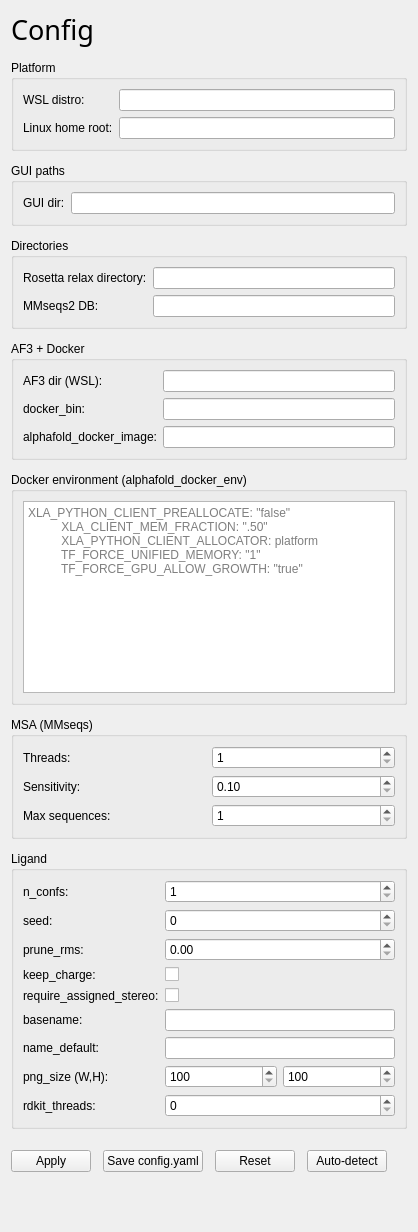
      <widget class="QWidget" name="pageConfig">
       <layout class="QVBoxLayout" name="configPageLayout">
        <property name="spacing">
         <number>12</number>
        </property>
        <item>
         <widget class="QLabel" name="configHeader">
          <property name="font">
           <font>
            <family>Arial Black</family>
            <pointsize>20</pointsize>
           </font>
          </property>
          <property name="text">
           <string>Config</string>
          </property>
         </widget>
        </item>
        <item>
         <widget class="QGroupBox" name="platformGroup">
          <property name="title">
           <string>Platform</string>
          </property>
          <layout class="QGridLayout" name="platformLayout">
           <item row="0" column="0">
            <widget class="QLabel" name="cfgWslDistroLabel">
             <property name="text">
              <string>WSL distro:</string>
             </property>
            </widget>
           </item>
           <item row="0" column="2">
            <widget class="QLineEdit" name="cfgWslDistro"/>
           </item>
           <item row="1" column="0">
            <widget class="QLabel" name="cfgLinuxHomeRootLabel">
             <property name="text">
              <string>Linux home root:</string>
             </property>
            </widget>
           </item>
           <item row="1" column="2">
            <widget class="QLineEdit" name="cfgLinuxHomeRoot"/>
           </item>
          </layout>
         </widget>
        </item>
        <item>
         <widget class="QGroupBox" name="guiPathsGroup">
          <property name="title">
           <string>GUI paths</string>
          </property>
          <layout class="QGridLayout" name="guiPathsLayout">
           <item row="0" column="0">
            <widget class="QLabel" name="cfgGuiDirLabel">
             <property name="text">
              <string>GUI dir:</string>
             </property>
            </widget>
           </item>
           <item row="0" column="2">
            <widget class="QLineEdit" name="cfgGuiDir"/>
           </item>
          </layout>
         </widget>
        </item>
        <item>
         <widget class="QGroupBox" name="pathsGroup">
          <property name="title">
           <string>Directories</string>
          </property>
          <layout class="QGridLayout" name="pathsLayout">
           <item row="5" column="0">
            <widget class="QLabel" name="cfgMMseqsDBLabel">
             <property name="text">
              <string>MMseqs2 DB:</string>
             </property>
            </widget>
           </item>
           <item row="4" column="2">
            <widget class="QLineEdit" name="cfgRosettaRelaxBin"/>
           </item>
           <item row="4" column="0">
            <widget class="QLabel" name="cfgRosettaRelaxBinLabel">
             <property name="text">
              <string>Rosetta relax directory:</string>
             </property>
            </widget>
           </item>
           <item row="5" column="2">
            <widget class="QLineEdit" name="cfgMMseqsDB"/>
           </item>
          </layout>
         </widget>
        </item>
        <item>
         <widget class="QGroupBox" name="af3DockerGroup">
          <property name="title">
           <string>AF3 + Docker</string>
          </property>
          <layout class="QGridLayout" name="af3DockerLayout">
           <item row="0" column="0">
            <widget class="QLabel" name="cfgAf3DirLabel">
             <property name="text">
              <string>AF3 dir (WSL):</string>
             </property>
            </widget>
           </item>
           <item row="0" column="2">
            <widget class="QLineEdit" name="cfgAf3Dir"/>
           </item>
           <item row="1" column="0">
            <widget class="QLabel" name="cfgDockerBinLabel">
             <property name="text">
              <string>docker_bin:</string>
             </property>
            </widget>
           </item>
           <item row="1" column="2">
            <widget class="QLineEdit" name="cfgDockerBin"/>
           </item>
           <item row="2" column="0">
            <widget class="QLabel" name="cfgDockerImageLabel">
             <property name="text">
              <string>alphafold_docker_image:</string>
             </property>
            </widget>
           </item>
           <item row="2" column="2">
            <widget class="QLineEdit" name="cfgDockerImage"/>
           </item>
          </layout>
         </widget>
        </item>
        <item>
         <widget class="QGroupBox" name="dockerEnvGroup">
          <property name="title">
           <string>Docker environment (alphafold_docker_env)</string>
          </property>
          <layout class="QVBoxLayout" name="dockerEnvLayout">
           <item>
            <widget class="QPlainTextEdit" name="cfgDockerEnv">
             <property name="placeholderText">
              <string>XLA_PYTHON_CLIENT_PREALLOCATE: &quot;false&quot;
          XLA_CLIENT_MEM_FRACTION: &quot;.50&quot;
          XLA_PYTHON_CLIENT_ALLOCATOR: platform
          TF_FORCE_UNIFIED_MEMORY: &quot;1&quot;
          TF_FORCE_GPU_ALLOW_GROWTH: &quot;true&quot;</string>
             </property>
            </widget>
           </item>
          </layout>
         </widget>
        </item>
        <item>
         <widget class="QGroupBox" name="msaGroup">
          <property name="title">
           <string>MSA (MMseqs)</string>
          </property>
          <layout class="QGridLayout" name="msaLayout">
           <item row="0" column="0">
            <widget class="QLabel" name="cfgMsaThreadsLabel">
             <property name="text">
              <string>Threads:</string>
             </property>
            </widget>
           </item>
           <item row="0" column="2">
            <widget class="QSpinBox" name="cfgMsaThreads">
             <property name="minimum">
              <number>1</number>
             </property>
             <property name="maximum">
              <number>256</number>
             </property>
            </widget>
           </item>
           <item row="1" column="0">
            <widget class="QLabel" name="cfgMsaSensitivityLabel">
             <property name="text">
              <string>Sensitivity:</string>
             </property>
            </widget>
           </item>
           <item row="1" column="2">
            <widget class="QDoubleSpinBox" name="cfgMsaSensitivity">
             <property name="decimals">
              <number>2</number>
             </property>
             <property name="minimum">
              <double>0.100000000000000</double>
             </property>
             <property name="maximum">
              <double>20.000000000000000</double>
             </property>
             <property name="singleStep">
              <double>0.100000000000000</double>
             </property>
            </widget>
           </item>
           <item row="2" column="0">
            <widget class="QLabel" name="cfgMsaMaxSeqsLabel">
             <property name="text">
              <string>Max sequences:</string>
             </property>
            </widget>
           </item>
           <item row="2" column="2">
            <widget class="QSpinBox" name="cfgMsaMaxSeqs">
             <property name="minimum">
              <number>1</number>
             </property>
             <property name="maximum">
              <number>200000</number>
             </property>
            </widget>
           </item>
          </layout>
         </widget>
        </item>
        <item>
         <widget class="QGroupBox" name="ligandGroup">
          <property name="title">
           <string>Ligand</string>
          </property>
          <layout class="QGridLayout" name="ligandLayout">
           <item row="0" column="0">
            <widget class="QLabel" name="cfgLigandNConfsLabel">
             <property name="text">
              <string>n_confs:</string>
             </property>
            </widget>
           </item>
           <item row="0" column="2">
            <widget class="QSpinBox" name="cfgLigandNConfs">
             <property name="minimum">
              <number>1</number>
             </property>
             <property name="maximum">
              <number>5000</number>
             </property>
            </widget>
           </item>
           <item row="1" column="0">
            <widget class="QLabel" name="cfgLigandSeedLabel">
             <property name="text">
              <string>seed:</string>
             </property>
            </widget>
           </item>
           <item row="1" column="2">
            <widget class="QSpinBox" name="cfgLigandSeed">
             <property name="minimum">
              <number>0</number>
             </property>
             <property name="maximum">
              <number>999999999</number>
             </property>
            </widget>
           </item>
           <item row="2" column="0">
            <widget class="QLabel" name="cfgLigandPruneRmsLabel">
             <property name="text">
              <string>prune_rms:</string>
             </property>
            </widget>
           </item>
           <item row="2" column="2">
            <widget class="QDoubleSpinBox" name="cfgLigandPruneRms">
             <property name="decimals">
              <number>2</number>
             </property>
             <property name="minimum">
              <double>0.000000000000000</double>
             </property>
             <property name="maximum">
              <double>10.000000000000000</double>
             </property>
             <property name="singleStep">
              <double>0.050000000000000</double>
             </property>
            </widget>
           </item>
           <item row="3" column="0">
            <widget class="QLabel" name="cfgLigandKeepChargeLabel">
             <property name="text">
              <string>keep_charge:</string>
             </property>
            </widget>
           </item>
           <item row="3" column="2">
            <widget class="QCheckBox" name="cfgLigandKeepCharge"/>
           </item>
           <item row="4" column="0">
            <widget class="QLabel" name="cfgLigandRequireStereoLabel">
             <property name="text">
              <string>require_assigned_stereo:</string>
             </property>
            </widget>
           </item>
           <item row="4" column="2">
            <widget class="QCheckBox" name="cfgLigandRequireStereo"/>
           </item>
           <item row="5" column="0">
            <widget class="QLabel" name="cfgLigandBasenameLabel">
             <property name="text">
              <string>basename:</string>
             </property>
            </widget>
           </item>
           <item row="5" column="2">
            <widget class="QLineEdit" name="cfgLigandBasename"/>
           </item>
           <item row="6" column="0">
            <widget class="QLabel" name="cfgLigandNameDefaultLabel">
             <property name="text">
              <string>name_default:</string>
             </property>
            </widget>
           </item>
           <item row="6" column="2">
            <widget class="QLineEdit" name="cfgLigandNameDefault"/>
           </item>
           <item row="7" column="0">
            <widget class="QLabel" name="cfgLigandPngSizeLabel">
             <property name="text">
              <string>png_size (W,H):</string>
             </property>
            </widget>
           </item>
           <item row="7" column="2">
            <layout class="QHBoxLayout" name="ligandPngSizeRow">
             <item>
              <widget class="QSpinBox" name="cfgLigandPngW">
               <property name="minimum">
                <number>100</number>
               </property>
               <property name="maximum">
                <number>4096</number>
               </property>
              </widget>
             </item>
             <item>
              <widget class="QSpinBox" name="cfgLigandPngH">
               <property name="minimum">
                <number>100</number>
               </property>
               <property name="maximum">
                <number>4096</number>
               </property>
              </widget>
             </item>
            </layout>
           </item>
           <item row="8" column="0">
            <widget class="QLabel" name="cfgLigandRdkitThreadsLabel">
             <property name="text">
              <string>rdkit_threads:</string>
             </property>
            </widget>
           </item>
           <item row="8" column="2">
            <widget class="QSpinBox" name="cfgLigandRdkitThreads">
             <property name="minimum">
              <number>0</number>
             </property>
             <property name="maximum">
              <number>256</number>
             </property>
            </widget>
           </item>
          </layout>
         </widget>
        </item>
        <item>
         <layout class="QHBoxLayout" name="configButtonsRow">
          <item>
           <widget class="QPushButton" name="cfgApplyButton">
            <property name="text">
             <string>Apply</string>
            </property>
           </widget>
          </item>
          <item>
           <widget class="QPushButton" name="cfgSaveButton">
            <property name="text">
             <string>Save config.yaml</string>
            </property>
           </widget>
          </item>
          <item>
           <widget class="QPushButton" name="cfgResetButton">
            <property name="text">
             <string>Reset</string>
            </property>
           </widget>
          </item>
          <item>
           <widget class="QPushButton" name="cfgAutoDetectButton">
            <property name="text">
             <string>Auto-detect</string>
            </property>
           </widget>
          </item>
          <item>
           <spacer name="configBottomSpacer">
            <property name="orientation">
             <enum>Qt::Vertical</enum>
            </property>
            <property name="sizeHint" stdset="0">
             <size>
              <width>20</width>
              <height>40</height>
             </size>
            </property>
           </spacer>
          </item>
         </layout>
        </item>
        <item>
         <spacer name="configBottomSpacer">
          <property name="orientation">
           <enum>Qt::Vertical</enum>
          </property>
          <property name="sizeHint" stdset="0">
           <size>
            <width>20</width>
            <height>40</height>
           </size>
          </property>
         </spacer>
        </item>
       </layout>
      </widget>
